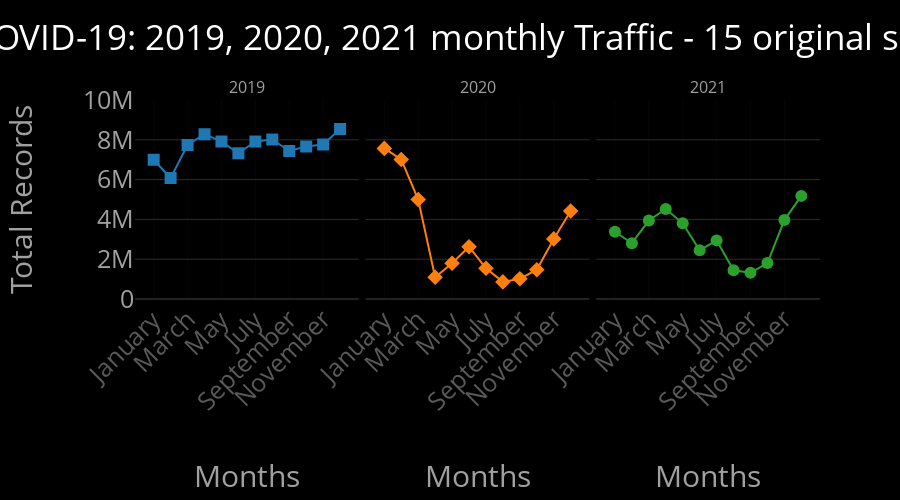

Notebook source saved alongside this figure:
### Markdown cell above
#### **Multiple Lines with Plotly Traces**: 
This df is ready for plotting. I want to see each year plotted as **its own line**.  
In Plotly Express I can do that by referencing them as **traces** and other parameters of the plot. 

Note that I also chose to make the line in both a different **color** and a different **marker**, to make each line demarks itself better.

### Code cell
from plotly.subplots import make_subplots

# Create subplots: 1 row, 3 columns with reduced spacing
fig = make_subplots(rows=1, cols=3, shared_yaxes=True, subplot_titles=("2019", "2020", "2021"), horizontal_spacing=0.01)

# Add traces for each year
years = [2019, 2020, 2021]
symbols = ["square", "diamond", "circle"]
colors = ["#1F77B4", "#FF7F0E", "#2CA02C"]

for i, year in enumerate(years):
    df_year = df_yrs_mths_counts[df_yrs_mths_counts["Year"] == year]
    fig.add_trace(
        px.line(
            df_year,
            x="Month",
            y="Total_Counts",
            markers=True,
            symbol_sequence=[symbols[i]],
            color_discrete_sequence=[colors[i]]
        ).data[0],
        row=1, col=i+1
    )

# Update layout
fig.update_traces(marker=dict(size=12))  # Increase marker size

fig.update_layout(
    height=500,
    title="Post COVID-19: 2019, 2020, 2021 monthly Traffic - 15 original sensors",
    title_font_color="white",
    showlegend=False
)

fig.update_xaxes(title_text="Months", title_standoff=50, automargin=True, tickfont=dict(color='rgb(90,90,90)'))
fig.update_yaxes(title_text="Total Records", title_standoff=50, automargin=True, gridcolor='rgb(45,45,45)', range=[0, 10_000_000])

# Remove y-axis title for the 2nd and 3rd subplots
fig.update_yaxes(title_text=None, row=1, col=2)
fig.update_yaxes(title_text=None, row=1, col=3)

fig.show()

### Figure 1 — Plotly figure (JSON) as saved in the notebook; plotly's stock layout.template omitted (floating-point values rounded to 4 significant figures)
{"data": [{"hovertemplate": "Month=%{x}<br>Total_Counts=%{y}<extra></extra>", "legendgroup": "", "line": {"color": "#1F77B4", "dash": "solid"}, "marker": {"size": 12, "symbol": "square"}, "mode": "lines+markers", "name": "", "orientation": "v", "showlegend": false, "type": "scatter", "x": ["January", "February", "March", "April", "May", "June", "July", "August", "September", "October", "November", "December"], "xaxis": "x", "y": [7000243, 6079776, 7740551, 8281383, 7908534, 7323166, 7915558, 8013224, 7436127, 7665717, 7764366, 8547951], "yaxis": "y"}, {"hovertemplate": "Month=%{x}<br>Total_Counts=%{y}<extra></extra>", "legendgroup": "", "line": {"color": "#FF7F0E", "dash": "solid"}, "marker": {"size": 12, "symbol": "diamond"}, "mode": "lines+markers", "name": "", "orientation": "v", "showlegend": false, "type": "scatter", "x": ["January", "February", "March", "April", "May", "June", "July", "August", "September", "October", "November", "December"], "xaxis": "x2", "y": [7568731, 7012371, 5000186, 1094408, 1793973, 2629156, 1543027, 860254, 1017186, 1473469, 3019320, 4422441], "yaxis": "y2"}, {"hovertemplate": "Month=%{x}<br>Total_Counts=%{y}<extra></extra>", "legendgroup": "", "line": {"color": "#2CA02C", "dash": "solid"}, "marker": {"size": 12, "symbol": "circle"}, "mode": "lines+markers", "name": "", "orientation": "v", "showlegend": false, "type": "scatter", "x": ["January", "February", "March", "April", "May", "June", "July", "August", "September", "October", "November", "December"], "xaxis": "x3", "y": [3378756, 2803753, 3942665, 4521386, 3803316, 2444622, 2945526, 1443553, 1316172, 1806972, 3964786, 5181663], "yaxis": "y3"}], "layout": {"annotations": [{"font": {"size": 16}, "showarrow": false, "text": "2019", "x": 0.1633, "xanchor": "center", "xref": "paper", "y": 1, "yanchor": "bottom", "yref": "paper"}, {"font": {"size": 16}, "showarrow": false, "text": "2020", "x": 0.5, "xanchor": "center", "xref": "paper", "y": 1, "yanchor": "bottom", "yref": "paper"}, {"font": {"size": 16}, "showarrow": false, "text": "2021", "x": 0.8367, "xanchor": "center", "xref": "paper", "y": 1, "yanchor": "bottom", "yref": "paper"}], "height": 500, "showlegend": false, "title": {"font": {"color": "white"}, "text": "Post COVID-19: 2019, 2020, 2021 monthly Traffic - 15 original sensors"}, "xaxis": {"anchor": "y", "automargin": true, "domain": [0, 0.3267], "tickfont": {"color": "rgb(90,90,90)"}, "title": {"standoff": 50, "text": "Months"}}, "xaxis2": {"anchor": "y2", "automargin": true, "domain": [0.3367, 0.6633], "tickfont": {"color": "rgb(90,90,90)"}, "title": {"standoff": 50, "text": "Months"}}, "xaxis3": {"anchor": "y3", "automargin": true, "domain": [0.6733, 1], "tickfont": {"color": "rgb(90,90,90)"}, "title": {"standoff": 50, "text": "Months"}}, "yaxis": {"anchor": "x", "automargin": true, "domain": [0, 1], "gridcolor": "rgb(45,45,45)", "range": [0, 10000000], "title": {"standoff": 50, "text": "Total Records"}}, "yaxis2": {"anchor": "x2", "automargin": true, "domain": [0, 1], "gridcolor": "rgb(45,45,45)", "matches": "y", "range": [0, 10000000], "showticklabels": false, "title": {"standoff": 50}}, "yaxis3": {"anchor": "x3", "automargin": true, "domain": [0, 1], "gridcolor": "rgb(45,45,45)", "matches": "y", "range": [0, 10000000], "showticklabels": false, "title": {"standoff": 50}}}}
